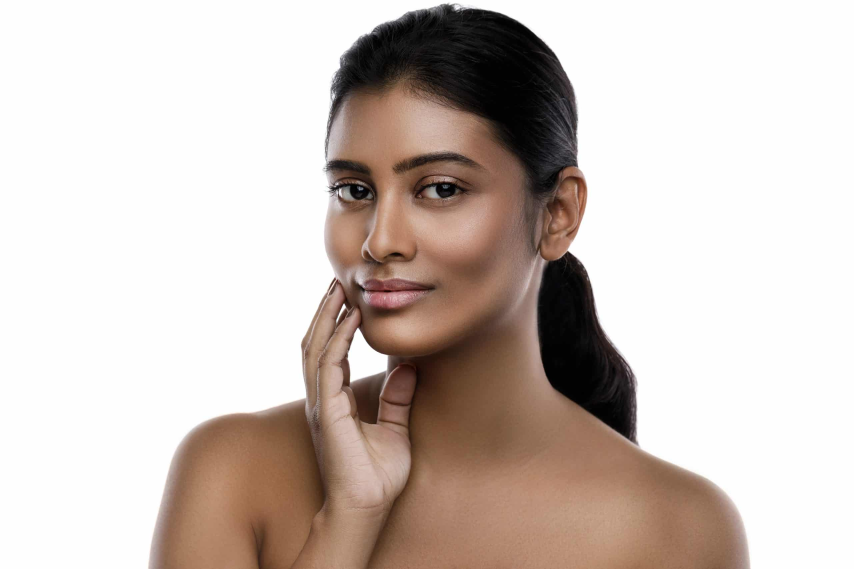
#> input picture even-skin-tone-scaled.jpeg, 2560 x 1707 px, found by its file name (shown at 1/3 size); its folder holds 3 pictures in this run
$ jupyter execute --allow-errors cv-proj.ipynb
#> lines starting #> are read from the running program, lines starting #| are printed output that depends on the picture
[cell 1]
import os
import sys
import platform
import random
import importlib.metadata
from pathlib import Path

import numpy as np
import cv2
import scipy
import sklearn
import matplotlib
import tensorflow as tf
import keras

PYTHON_VERSION = platform.python_version()
TF_VERSION = tf.__version__
KERAS_VERSION = keras.__version__

IS_COLAB = (
    "google.colab" in sys.modules
    or "COLAB_RELEASE_TAG" in os.environ
)

#> (the rest of this cell did not finish here and is left out)

[cell 2]
from dataclasses import dataclass, asdict
from typing import Optional, Sequence, Any
import json
import time
import math

# ---------------------------------------------------------------------
# Paths: relative to the notebook's current working directory
# ---------------------------------------------------------------------
PROJECT_ROOT = Path.cwd()
DATA_DIR = "/kaggle/input/datasets/tejaswinirj/skin-type/skin_type"
OUTPUT_DIR = PROJECT_ROOT / "models" / "package_a"

# Optional webcam face-crop folders. Empty string means unused.
WEBCAM_TEST_DIR = ""
WEBCAM_TRAIN_DIR = ""

# Image-file prediction settings
IMAGE_PATH = ""                    # One image or a directory; empty disables prediction
IMAGES_ARE_FACE_CROPS = False
IMAGE_RESULTS_CSV = OUTPUT_DIR / "image_predictions.csv"

# ---------------------------------------------------------------------
# Execution modes
# ---------------------------------------------------------------------
RUN_TRAINING = True
QUICK_MODE = False
RESUME = False
RUN_PHASE2 = True

# ---------------------------------------------------------------------
# Reproducibility and dataset handling
# ---------------------------------------------------------------------
RANDOM_SEED = 42
BATCH_SIZE = 32
DEBUG_LIMIT_PER_CLASS: Optional[int] = None

# QUICK_MODE uses smaller values for a pipeline smoke test.
QUICK_IMAGES_PER_CLASS = 12
QUICK_PHASE1_EPOCHS = 2
QUICK_PHASE2_EPOCHS = 1

# ---------------------------------------------------------------------
# Model and training
# ---------------------------------------------------------------------
IMAGE_HEIGHT = 224
IMAGE_WIDTH = 224
IMAGE_CHANNELS = 3
INPUT_SHAPE = (IMAGE_HEIGHT, IMAGE_WIDTH, IMAGE_CHANNELS)
INPUT_DTYPE = "float32"
INPUT_MIN = 0.0
INPUT_MAX = 255.0
INPUT_RANGE_DESCRIPTION = "0-255 RGB float32"

CLASS_NAMES = ("dry", "normal", "oily")
FOLDER_TO_CLASS = {
    "dry_data": "dry",
    "normal_data": "normal",
    "oily_data": "oily",
}
WEBCAM_FOLDER_TO_CLASS = {
    "dry": "dry",
    "normal": "normal",
    "oily": "oily",
}
CLASS_TO_INDEX = {name: index for index, name in enumerate(CLASS_NAMES)}

WEIGHTS = "imagenet"                # "none" is only for smoke tests
DROPOUT_RATE = 0.30
PHASE1_EPOCHS = 25
PHASE2_EPOCHS = 15
PHASE1_LEARNING_RATE = 1e-3
PHASE2_LEARNING_RATE = 1e-5
UNFROZEN_BACKBONE_LAYERS = 40
EARLY_STOPPING_PATIENCE = 4
LR_REDUCTION_PATIENCE = 2

# Duplicate similarity thresholds
DUPLICATE_GROUP_THRESHOLD = 0.95
CROSS_LABEL_CONFLICT_THRESHOLD = 0.985
MAX_CONFLICT_DROP_FRACTION = 0.10

# Validation-only calibration and acceptance policy
TARGET_ACCEPTED_ACCURACY = 0.90
MIN_ACCEPTED_COVERAGE = 0.50
CONFIDENCE_THRESHOLD_MIN = 0.40
CONFIDENCE_THRESHOLD_MAX = 0.95
CONFIDENCE_THRESHOLD_STEP = 0.01
FALLBACK_CONFIDENCE_THRESHOLD = 0.60
DEFAULT_TEMPERATURE = 1.0
DEFAULT_MARGIN_THRESHOLD = 0.15
DEFAULT_MIN_AGREEMENT = 0.60
DEFAULT_VOTING_WINDOW = 20
DEFAULT_MIN_VOTES = 8
DEFAULT_CLASSIFY_EVERY_N_GOOD_FRAMES = 3
MISSING_FACE_RESET_FRAMES = 20

# ---------------------------------------------------------------------
# Webcam settings
# ---------------------------------------------------------------------
CAMERA_INDEX = 0
CAMERA_WIDTH = 1280
CAMERA_HEIGHT = 720
COLLECT_MODE = False
WEBCAM_COLLECTION_DIR = PROJECT_ROOT / "data" / "webcam"
MAX_LIVE_RUNTIME_SECONDS = 600
FACE_CROP_MARGIN = 0.15

# ---------------------------------------------------------------------
# Quality gate thresholds: all quality defaults live in one dataclass.
# ---------------------------------------------------------------------
@dataclass(frozen=True)
class QualityThresholds:
    """Centralise quality limits so camera-specific adjustments remain auditable."""

    min_face_width_fraction: float = 0.14
    max_face_width_fraction: float = 0.80
    frame_center_margin_fraction: float = 0.15
    exposure_mean_min: float = 30.0
    exposure_mean_max: float = 225.0
    dark_pixel_cutoff: float = 25.0
    max_dark_pixel_fraction: float = 0.40
    bright_pixel_cutoff: float = 235.0
    max_bright_pixel_fraction: float = 0.12
    min_laplacian_variance: float = 25.0
    max_side_brightness_ratio: float = 2.2
    face_inner_inset_fraction: float = 0.15
    sharpness_size: tuple[int, int] = (128, 128)


@dataclass(frozen=True)
class DecisionThresholds:
    """Separate frame-aggregation policy from image-quality limits."""

    voting_window: int = DEFAULT_VOTING_WINDOW
    minimum_votes: int = DEFAULT_MIN_VOTES
    classify_every_n_good_frames: int = DEFAULT_CLASSIFY_EVERY_N_GOOD_FRAMES
    margin_threshold: float = DEFAULT_MARGIN_THRESHOLD
    agreement_threshold: float = DEFAULT_MIN_AGREEMENT
    missing_face_reset_frames: int = MISSING_FACE_RESET_FRAMES


QUALITY_THRESHOLDS = QualityThresholds()
DECISION_THRESHOLDS = DecisionThresholds()

# Resolve mode-specific settings without overwriting the requested full-run values.
EFFECTIVE_PHASE1_EPOCHS = (
    QUICK_PHASE1_EPOCHS if QUICK_MODE else PHASE1_EPOCHS
)
EFFECTIVE_PHASE2_EPOCHS = (
    QUICK_PHASE2_EPOCHS if QUICK_MODE else PHASE2_EPOCHS
)
EFFECTIVE_DEBUG_LIMIT = (
    QUICK_IMAGES_PER_CLASS
    if QUICK_MODE
    else DEBUG_LIMIT_PER_CLASS
)

if WEIGHTS not in {"imagenet", "none"}:
    raise ValueError("WEIGHTS must be either 'imagenet' or 'none'.")

if not 0.0 <= DROPOUT_RATE < 1.0:
    raise ValueError("DROPOUT_RATE must be in the interval [0, 1).")

if not 0.0 < CROSS_LABEL_CONFLICT_THRESHOLD <= 1.0:
    raise ValueError("CROSS_LABEL_CONFLICT_THRESHOLD must be in (0, 1].")

if not 0.0 < DUPLICATE_GROUP_THRESHOLD <= 1.0:
    raise ValueError("DUPLICATE_GROUP_THRESHOLD must be in (0, 1].")

if BATCH_SIZE < 1:
    raise ValueError("BATCH_SIZE must be positive.")

# Seed the libraries used throughout the notebook.
random.seed(RANDOM_SEED)
np.random.seed(RANDOM_SEED)
tf.random.set_seed(RANDOM_SEED)
#> (this line was passed over: tensorflow is not available in this run)
keras.utils.set_random_seed(RANDOM_SEED)
#> (this line was passed over: keras is not available in this run)

OUTPUT_DIR.mkdir(parents=True, exist_ok=True)

print("Settings loaded.")
print(f"Dataset folder: {DATA_DIR}")
print(f"Output folder:  {OUTPUT_DIR}")
print(f"Classes/order:  {list(CLASS_NAMES)}")
print(f"Training:       {RUN_TRAINING}")
print(f"Quick mode:     {QUICK_MODE}")
print(f"Phase epochs:   {EFFECTIVE_PHASE1_EPOCHS} + {EFFECTIVE_PHASE2_EPOCHS}")
print(f"Quality limits: {QUALITY_THRESHOLDS}")
print(f"Decision limits:{DECISION_THRESHOLDS}")

[cell 3]
# [148 lines left out: functions _validate_bgr_image, preprocess_bgr_to_rgb_uint8, preprocess_bgr_image, assert_model_input_range, make_square_face_crop, not called in this run]


print("Shared preprocessing functions defined.")
print("Canonical model input: float32 RGB, shape (224, 224, 3), range 0–255.")

[cell 4]
from scipy.optimize import minimize_scalar
from sklearn.metrics import (
    accuracy_score,
    classification_report,
    confusion_matrix,
    precision_recall_fscore_support,
)


# [245 lines left out: functions softmax, negative_log_likelihood, fit_temperature, expected_calibration_error, select_confidence_threshold, summarize_classification, not called in this run]


print("Metrics helpers defined.")
print("Temperature bounds: 0.2 to 10.0")
print("Expected calibration error: 10 bins")
print("Confidence selection: validation-only threshold search")

#> (a cell that did not finish here is left out)

[cell 6]
from pathlib import Path
import collections
root = Path("/kaggle/input/datasets/tejaswinirj/skin-type/skin_type")
#> (the rest of this cell did not finish here and is left out)

#> (a cell that did not finish here is left out)

#> (a cell that did not finish here is left out)

#> (a cell that did not finish here is left out)

#> further down, image is the input picture: PIL image 2560x1707 RGB; mean R, G, B 205.4, 193.7, 187.4

    model.compile(
        optimizer=keras.optimizers.Adam(learning_rate=PHASE1_LEARNING_RATE),
        loss=keras.losses.SparseCategoricalCrossentropy(from_logits=True),
        metrics=[keras.metrics.SparseCategoricalAccuracy(name="accuracy")],
    )

    print("Model built successfully.")
    print(f"Model input:  {model.input_shape} (float32 RGB, 0–255)")
    print(f"Model output: {model.output_shape} (raw logits; no softmax)")
    print(f"Trainable parameters, phase 1: {count_trainable_parameters(model):,}")

    # Guard the exact data range before the first training step.
    assert_model_input_range(
        X_train_uint8[:min(4, len(X_train_uint8))].astype(np.float32),
        name="training smoke-test input",
    )

else:
    print("Model construction skipped because RUN_TRAINING=False.")

[cell 10]
# CELL 10 — VERIFIED TWO-PHASE TRAINING
import json
import time
import numpy as np
from pathlib import Path
import tensorflow as tf
from tensorflow import keras

OUTPUT_DIR = Path(OUTPUT_DIR)
OUTPUT_DIR.mkdir(parents=True, exist_ok=True)

PHASE1_CHECKPOINT = OUTPUT_DIR / "phase1_best.weights.h5"
PHASE2_CHECKPOINT = OUTPUT_DIR / "phase2_best.weights.h5"
TRAINING_STATE_PATH = OUTPUT_DIR / "training_state.json"

# Explicit configuration: BOTH phases are enabled.
SKIP_PHASE2 = False
UNFROZEN_LAYERS = 40  # Fine-tune the last 40 backbone layers

# Set True only when phase1_best.weights.h5 belongs to the same
# dataset, split, architecture, and settings as this experiment.
RESUME_PHASE1_CHECKPOINT = True

phase1_epochs = min(PHASE1_EPOCHS, 2) if QUICK_MODE else PHASE1_EPOCHS
phase2_epochs = min(PHASE2_EPOCHS, 2) if QUICK_MODE else PHASE2_EPOCHS

# [26 lines left out: function training_callbacks, not called in this run]

class EpochTimer(keras.callbacks.Callback):
    # [4 lines left out: function __init__, not called in this run]

    def on_epoch_begin(self, epoch, logs=None):
        self.start_time = time.perf_counter()

    # [11 lines left out: function on_epoch_end, not called in this run]

def get_validation_loss(model, dataset):
    result = model.evaluate(dataset, verbose=0, return_dict=True)
    return float(result["loss"])

#> (the rest of this cell did not finish here and is left out)

[cell 11]
# CELL 11 — CALIBRATION, FINAL EVALUATION, AND SAVING
import json
import platform
import numpy as np
import matplotlib.pyplot as plt
import tensorflow as tf
from pathlib import Path
from scipy.optimize import minimize_scalar
from sklearn.metrics import (
    accuracy_score,
    classification_report,
    confusion_matrix,
    precision_recall_fscore_support
)
from tensorflow import keras

OUTPUT_DIR = Path(OUTPUT_DIR)
OUTPUT_DIR.mkdir(parents=True, exist_ok=True)

FINAL_MODEL_PATH = OUTPUT_DIR / "skin_type_model.keras"
METADATA_PATH = OUTPUT_DIR / "metadata.json"
REPORT_PATH = OUTPUT_DIR / "evaluation_report.json"

#> (the rest of this cell did not finish here and is left out)

[cell 12]
import numpy as np
import cv2
import json
from pathlib import Path

# Reuse the calibrated values from Cell 11 when available.
# Otherwise, use safe defaults.
TEMPERATURE_FOR_INFERENCE = float(
    globals().get("temperature", globals().get("best_temperature", 1.0))
)

CONFIDENCE_THRESHOLD_FOR_INFERENCE = float(
    globals().get("confidence_threshold", 0.0)
)

def predict_skin_type(image_rgb):
    """
    Input:
        RGB image as a NumPy array, with pixel values in [0, 255].

    Output:
        Predicted skin-type label, confidence and class probabilities.
    """
    image_rgb = np.asarray(image_rgb)

    if image_rgb.ndim != 3 or image_rgb.shape[2] != 3:
        raise ValueError("Expected an RGB image with shape (height, width, 3).")

    if image_rgb.dtype != np.uint8:
        image_rgb = np.clip(image_rgb, 0, 255).astype(np.uint8)

    resized = cv2.resize(
        image_rgb,
        (IMAGE_WIDTH, IMAGE_HEIGHT),
        interpolation=cv2.INTER_AREA
    )
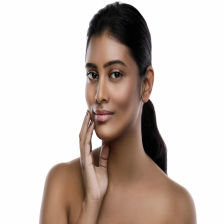
#> resized: shape (224, 224, 3); mean R, G, B 205.4, 193.7, 187.4

    batch = np.expand_dims(resized.astype(np.float32), axis=0)

    # Model outputs raw logits; temperature scaling calibrates probabilities.
    logits = np.asarray(model.predict(batch, verbose=0))[0]
    scaled_logits = logits / max(TEMPERATURE_FOR_INFERENCE, 1e-6)
    scaled_logits -= np.max(scaled_logits)

    probabilities = np.exp(scaled_logits)
    probabilities /= probabilities.sum()

    predicted_index = int(np.argmax(probabilities))
    confidence = float(probabilities[predicted_index])
    predicted_label = CLASS_NAMES[predicted_index]

    return {
        "skin_type": predicted_label,
        "confidence": confidence,
        "probabilities": {
            CLASS_NAMES[i]: float(probabilities[i])
            for i in range(len(CLASS_NAMES))
        },
        "below_confidence_threshold": (
            confidence < CONFIDENCE_THRESHOLD_FOR_INFERENCE
        )
    }

print("Prediction function is ready.")
print("Classes:", CLASS_NAMES)
print("Temperature:", TEMPERATURE_FOR_INFERENCE)
print("Confidence threshold:", CONFIDENCE_THRESHOLD_FOR_INFERENCE)

[cell 13]
from PIL import Image
import matplotlib.pyplot as plt

# Replace this with the path to your test image.
IMAGE_PATH = "/kaggle/input/datasets/tejaswinirj/even-skin/even-skin-tone-scaled.jpeg"

image_path = Path(IMAGE_PATH)

#> (the rest of this cell did not finish here and is left out)
